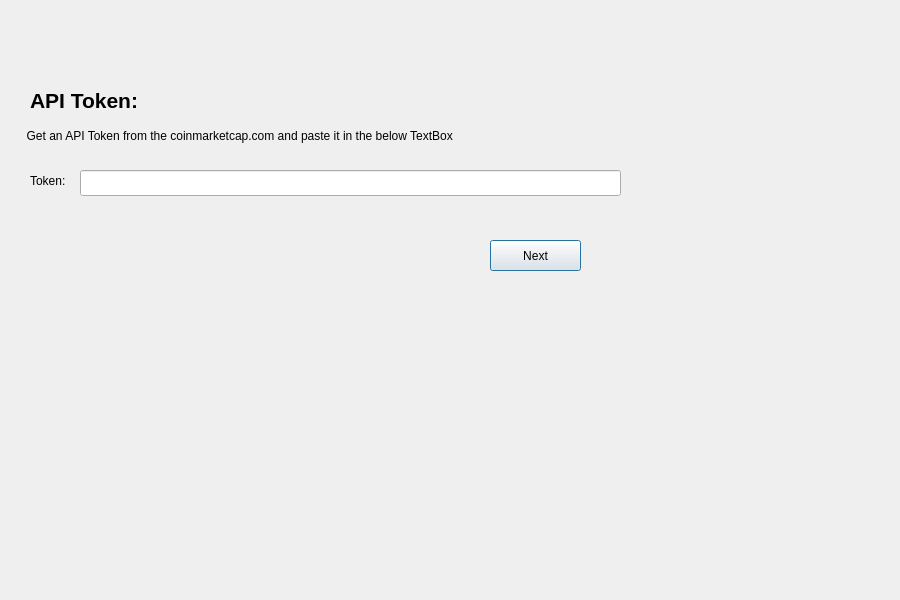
<?xml version="1.0" encoding="UTF-8"?>
<ui version="4.0">
 <class>TokenWindow</class>
 <widget class="QDialog" name="TokenWindow">
  <property name="geometry">
   <rect>
    <x>0</x>
    <y>0</y>
    <width>900</width>
    <height>600</height>
   </rect>
  </property>
  <property name="windowTitle">
   <string>Dialog</string>
  </property>
  <widget class="QLabel" name="title">
   <property name="geometry">
    <rect>
     <x>30</x>
     <y>80</y>
     <width>111</width>
     <height>41</height>
    </rect>
   </property>
   <property name="text">
    <string>&lt;html&gt;&lt;head/&gt;&lt;body&gt;&lt;p&gt;&lt;span style=&quot; font-size:16pt; font-weight:600;&quot;&gt;API Token:&lt;/span&gt;&lt;/p&gt;&lt;/body&gt;&lt;/html&gt;</string>
   </property>
  </widget>
  <widget class="QLabel" name="description">
   <property name="geometry">
    <rect>
     <x>10</x>
     <y>110</y>
     <width>791</width>
     <height>51</height>
    </rect>
   </property>
   <property name="text">
    <string>     Get an API Token from the coinmarketcap.com and paste it in the below TextBox</string>
   </property>
  </widget>
  <widget class="QLabel" name="label_3">
   <property name="geometry">
    <rect>
     <x>30</x>
     <y>170</y>
     <width>41</width>
     <height>21</height>
    </rect>
   </property>
   <property name="text">
    <string>Token:</string>
   </property>
  </widget>
  <widget class="QLineEdit" name="token">
   <property name="geometry">
    <rect>
     <x>80</x>
     <y>170</y>
     <width>541</width>
     <height>26</height>
    </rect>
   </property>
   <property name="styleSheet">
    <string notr="true">QLineEdit {
	gridline-color: rgb(255, 255, 255);
}</string>
   </property>
  </widget>
  <widget class="QPushButton" name="nextbutton">
   <property name="geometry">
    <rect>
     <x>490</x>
     <y>240</y>
     <width>91</width>
     <height>31</height>
    </rect>
   </property>
   <property name="text">
    <string>Next</string>
   </property>
  </widget>
 </widget>
 <resources/>
 <connections/>
</ui>
